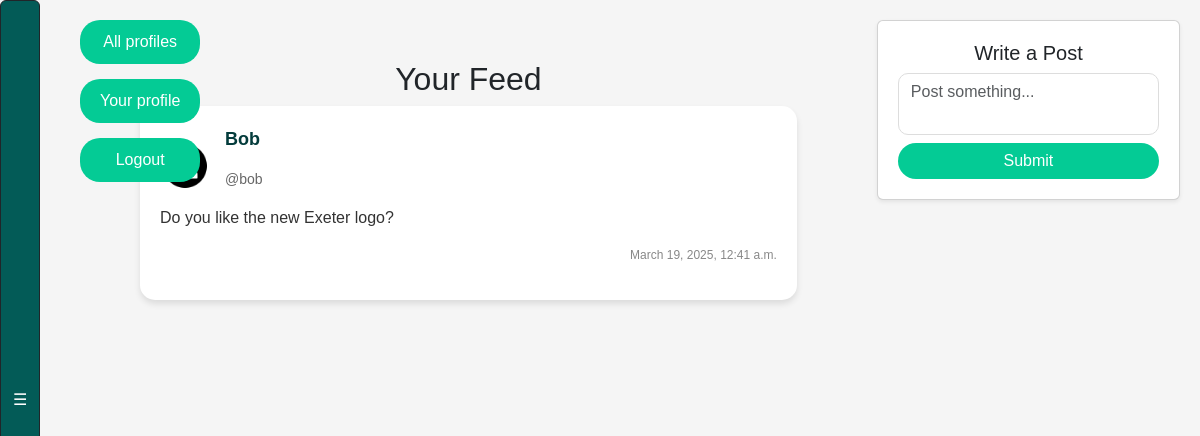
The page /feed/ (signed in) on the database its author committed.
### webapp/models.py (models this page shows, shortened)
class Post(models.Model):
    user = models.ForeignKey(
        User, related_name="posts", on_delete=models.DO_NOTHING
    )
    body = models.CharField(max_length=140)
    created_at = models.DateTimeField(auto_now_add=True)

### webapp/views.py (the view, shortened to what this page needs)
# urls.py: path('feed/', views.feed_view, name='feed'),
@login_required
def feed_view(request):
    form = PostForm(request.POST or None)
    user_posts = Post.objects.filter(user=request.user)
    followed_users = request.user.profile.follows.all()
    followed_posts = Post.objects.filter(user__profile__in=followed_users)
    all_posts = (user_posts | followed_posts).order_by("-created_at")
    print("Total posts:", all_posts.count())
    return render(request, "feed.html", {"form": form, "all_posts": all_posts})

### webapp/forms.py (shortened to what this page needs)
class PostForm(forms.ModelForm):
    body = forms.CharField(required=True)
    class Meta:
        model = Post
        exclude = ("user", )

### webapp/templates/feed.html (shortened to what this page needs)
{% load static %}
<!DOCTYPE html>
<html>
<head>
    <link href="https://cdn.jsdelivr.net/npm/bootstrap@5.3.0-alpha1/dist/css/bootstrap.min.css" rel="stylesheet">
    <link rel="stylesheet" href="{% static 'css/style.css' %}">
</head>
<body>
    {% include 'exercise_bar.html' %}
    <div class="top-buttons">
        <a href="{% url 'profile_list' %}" class="btn-top">All profiles</a>
        <a href="{% url 'home' %}" class="btn-top">Your profile</a>
        <a href="{% url 'logout' %}" class="btn-top">Logout</a>
    </div>
    <div class="main-content">
        <div class="content-wrapper">
            <div class="feed-container">
                <h2 class="text-center">Your Feed</h2>
                <div class="feed-content">
                    {% for post in all_posts %}
                        <a href="{% url 'post' post.id %}" class="card-link">
                            <div class="post-item">
                                <div class="post-header">
                                    <div class="post-user-info">
                                        <p class="username">{{ post.user.username }}</p>
                                        <p class="handle">@{{ post.user.username|lower }}</p>
                                    </div>
                                </div>
                                <div class="post-body">
                                    <p>{{ post.body }}</p>
                                </div>
                                <div class="post-footer">
                                    <p class="timestamp">{{ post.created_at }}</p>
                                </div>
                            </div>
                        </a>
                    {% empty %}
                        <p class="text-center text-muted">No posts available.</p>
                    {% endfor %}
                </div>
            </div>
            <div class="post-box">
                <div class="card shadow-sm">
                    <div class="card-body">
                        <h5 class="text-center">Write a Post</h5>
                        <form method="post">
                            <textarea name="body" class="form-control post-input" placeholder="Post something..."></textarea>
                            <button type="submit" class="btn btn-success w-100 rounded-pill mt-2">Submit</button>
                        </form>
                    </div>
                </div>
            </div>
        </div>
    </div>
</body>
</html>

### webapp/static/css/style.css (style rules this page uses)
body { background-color: #f5f5f5; font-family: 'Nunito', sans-serif; margin: 0; display: flex; height: 100vh; overflow-y: auto; }
.main-content { margin-left: 80px; padding: 20px; flex-grow: 1; display: flex; flex-direction: column; align-items: center; transition: margin-left 0.3s ease; }
.top-buttons { position: fixed; text-align: center; flex-direction: column; top: 20px; left: 80px; display: flex; gap: 15px; transition: left 0.3s ease; }
.btn-feed, .btn-top { text-decoration: none; background-color: #04cb95; color: white; border: none; padding: 10px 20px; border-radius: 20px; font-size: 16px; cursor: pointer; }
.card-body { padding: 20px; }
.card-link { text-decoration: none; color: inherit; display: block; width: 100%; }
.content-wrapper { display: flex; justify-content: space-between; width: 100%; max-width: 1200px; gap: 40px; }
.feed-container { width: 65%; margin: 40px; }
.post-box { width: 30%; max-width: 350px; position: sticky; top: 80px; }
.post-item { background-color: white; border-radius: 15px; box-shadow: 0px 4px 6px rgba(0, 0, 0, 0.1); padding: 20px; transition: transform 0.2s ease; margin-bottom: 15px; }
.post-header { display: flex; align-items: center; }
.post-user-info .username { font-size: 18px; font-weight: bold; color: #043c3c; }
.post-user-info .handle { font-size: 14px; color: #666; }
.post-body { font-size: 16px; color: #333; margin-bottom: 15px; }
.post-footer { text-align: right; font-size: 12px; color: #888; }
.post-input { min-height: 120px; border-radius: 10px; border: 1px solid #ddd; resize: none; }
.btn-success { background-color: #04cb95; border: none; }

### rows shown on the page
Post: user.username "Bob", user.username "bob", body "Do you like the new Exeter logo?", created_at "March 19, 2025, 12:41 a.m."
